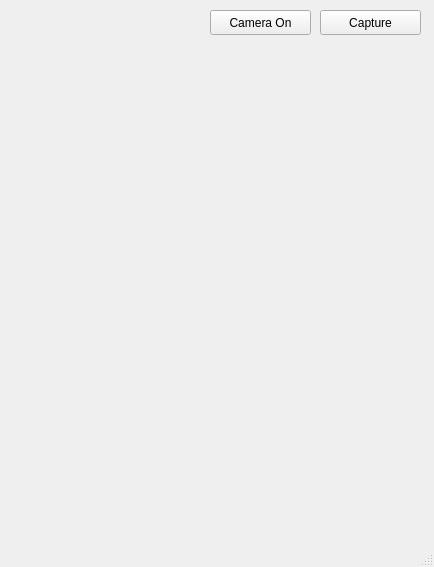
<?xml version="1.0" encoding="UTF-8"?>
<ui version="4.0">
 <class>MainWindow</class>
 <widget class="QMainWindow" name="MainWindow">
  <property name="geometry">
   <rect>
    <x>0</x>
    <y>0</y>
    <width>434</width>
    <height>567</height>
   </rect>
  </property>
  <property name="windowTitle">
   <string>MainWindow</string>
  </property>
  <widget class="QWidget" name="centralwidget">
   <widget class="QPushButton" name="btnCam">
    <property name="geometry">
     <rect>
      <x>210</x>
      <y>10</y>
      <width>101</width>
      <height>25</height>
     </rect>
    </property>
    <property name="text">
     <string>Camera On</string>
    </property>
   </widget>
   <widget class="QLabel" name="label">
    <property name="geometry">
     <rect>
      <x>0</x>
      <y>40</y>
      <width>421</width>
      <height>481</height>
     </rect>
    </property>
    <property name="text">
     <string/>
    </property>
    <property name="alignment">
     <set>Qt::AlignCenter</set>
    </property>
   </widget>
   <widget class="QPushButton" name="btnCapture">
    <property name="geometry">
     <rect>
      <x>320</x>
      <y>10</y>
      <width>101</width>
      <height>25</height>
     </rect>
    </property>
    <property name="text">
     <string>Capture</string>
    </property>
   </widget>
  </widget>
  <widget class="QMenuBar" name="menubar">
   <property name="geometry">
    <rect>
     <x>0</x>
     <y>0</y>
     <width>434</width>
     <height>22</height>
    </rect>
   </property>
  </widget>
  <widget class="QStatusBar" name="statusbar"/>
 </widget>
 <resources/>
 <connections/>
</ui>
